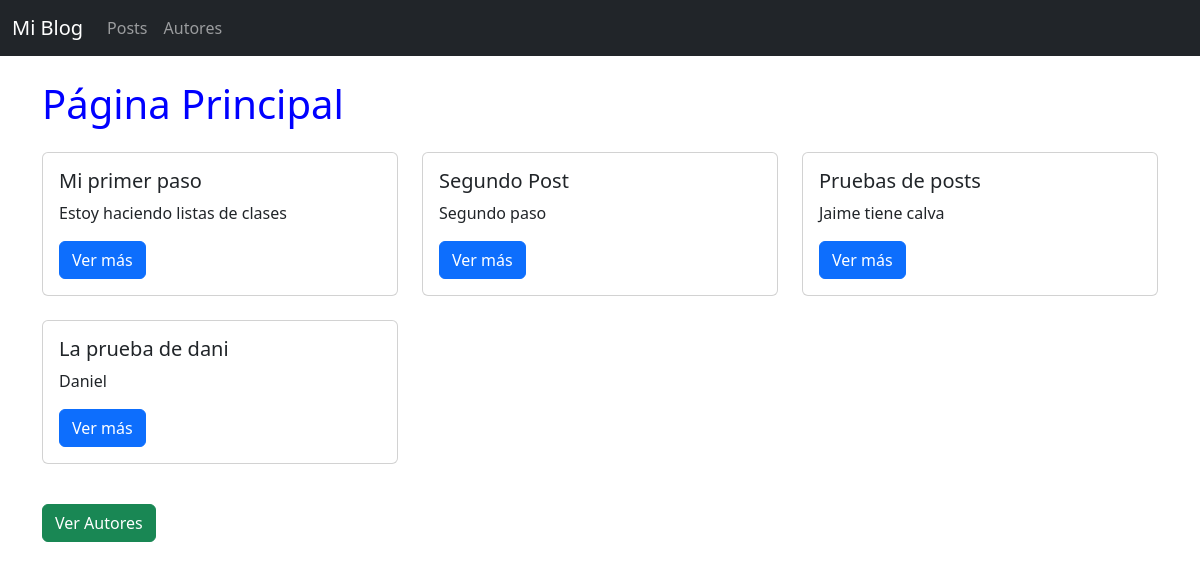
/blog/, run on an earlier commit of the app's database.
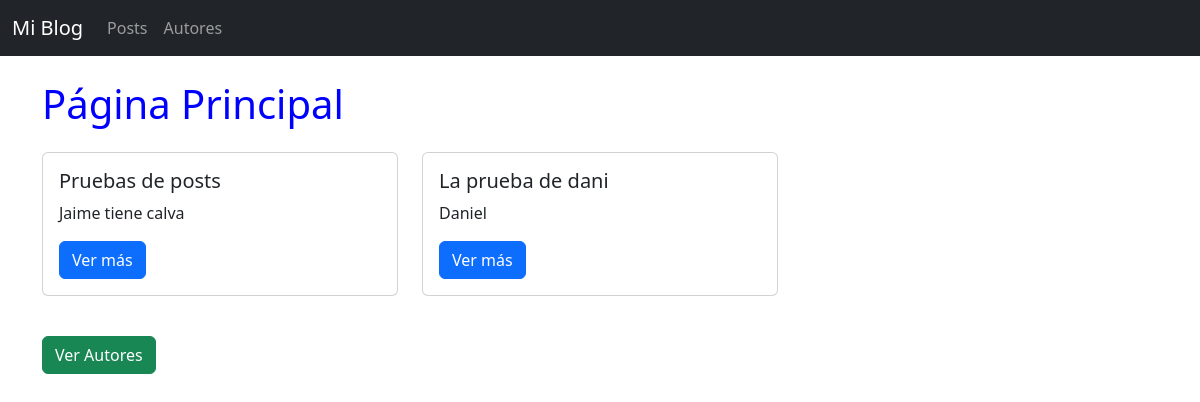
And on a later commit of the database.
### blog/models.py (models this page shows, shortened)
class Post(models.Model):
    titulo = models.CharField(max_length=200)
    autor = models.ForeignKey('Autor',on_delete=models.CASCADE, related_name='posts')
    cuerpo = models.TextField()
    email = models.EmailField(default='ruben@gmail.com')

### blog/views.py (the view)
# urls.py: path('', views.inicio, name='inicio' ),
def inicio(request):
    posts = Post.objects.all()
    autores = Autor.objects.all()
    contexto = {'posts': posts,  'autores':autores}
    return render(request, 'blog/inicio.html', contexto )

### blog/templates/blog/inicio.html
{% extends 'blog/base.html' %}
{% block titulo %}Página Principal{% endblock %}
{% block contenido %}
<div class="row">
    {% for post in posts %}
    <div class="col-md-4 mb-4">
        <div class="card h-100">
            <div class="card-body">
                <h5 class="card-title">{{ post.titulo }}</h5>
                <p class="card-text">{{ post.cuerpo|truncatechars:50 }}</p>
                <a href="{% url 'detalle_post' pk=post.pk %}" class="btn btn-primary">Ver más</a>
            </div>
        </div>
    </div>
    {% endfor %}
</div>
<a href="{% url 'autores' %}" class="btn btn-success mt-3">Ver Autores</a>
{% endblock %}

What changed in the data, as far as the page shows it:
removed Post: titulo "Mi primer paso", cuerpo "Estoy haciendo listas de clases"
removed Post: titulo "Segundo Post", cuerpo "Segundo paso"
